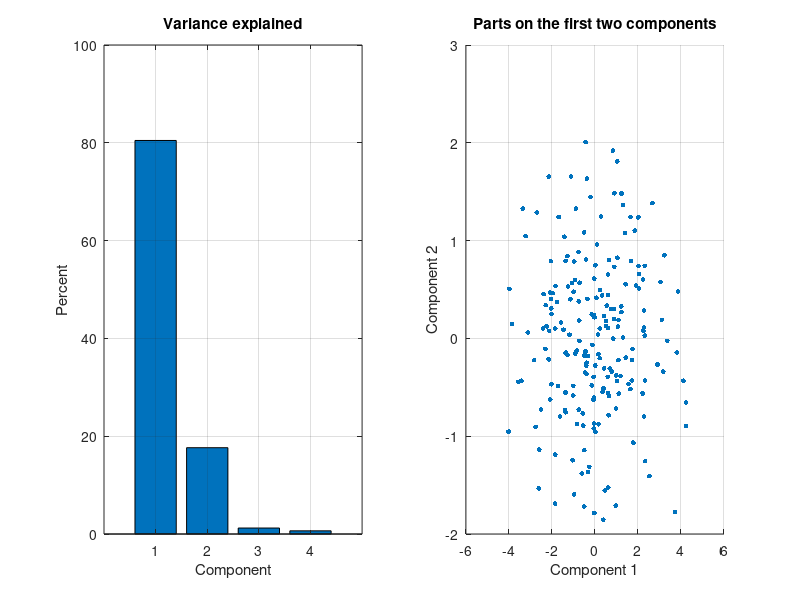

The MATLAB script that drew this image:
% Four correlated gauge readings per part: how many directions carry the variation?
rng(11);
n = 200;
sz = randn(n, 1);
warp = randn(n, 1);
X = [sz + 0.1*randn(n, 1), 0.9*sz + 0.2*randn(n, 1), ...
     0.7*sz + 0.5*warp + 0.2*randn(n, 1), 0.6*warp + 0.3*randn(n, 1)];

[coeff, score, ~, ~, explained] = pca(X);
fprintf('Variance explained: %s %%\n', sprintf('%.1f ', explained));
fprintf('First component loadings: %s\n', sprintf('%.2f ', coeff(:, 1)));

subplot(1, 2, 1);
bar(explained);
title('Variance explained');
xlabel('Component');
ylabel('Percent');
grid on;

subplot(1, 2, 2);
scatter(score(:, 1), score(:, 2), 12, 'filled');
title('Parts on the first two components');
xlabel('Component 1');
ylabel('Component 2');
grid on;
